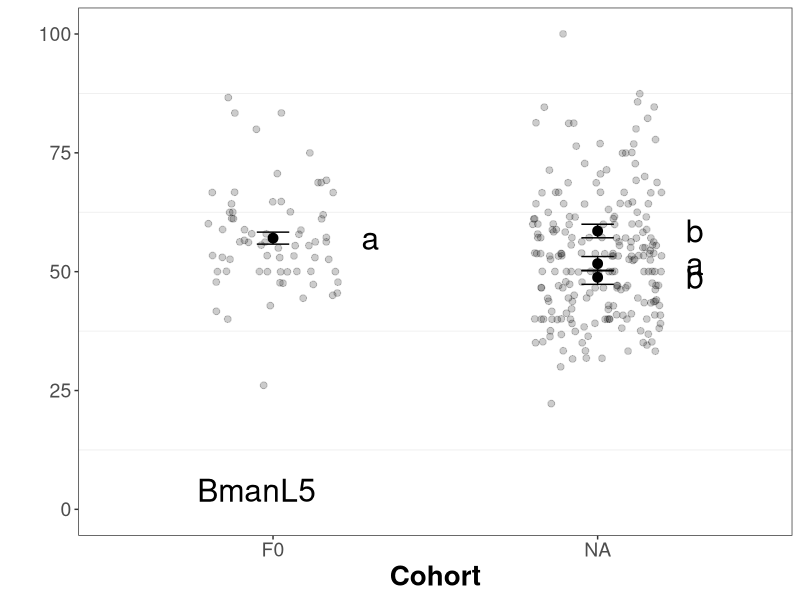
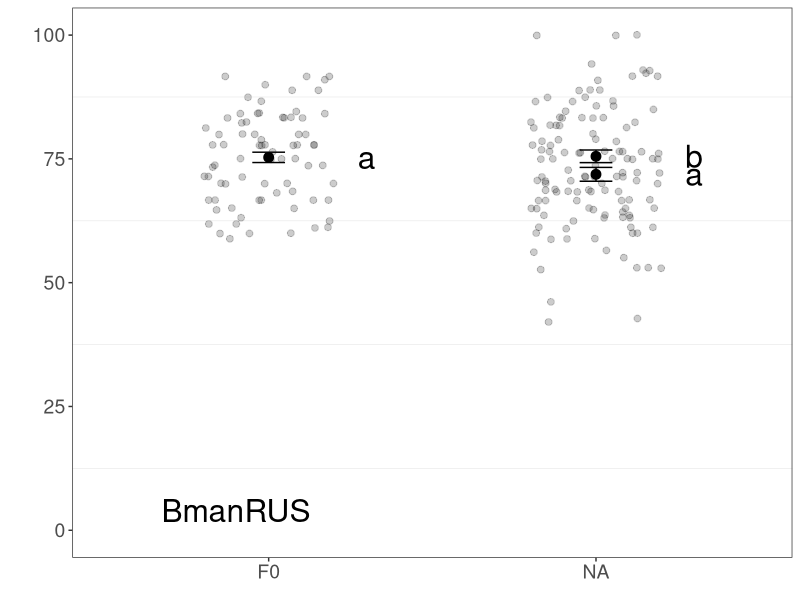
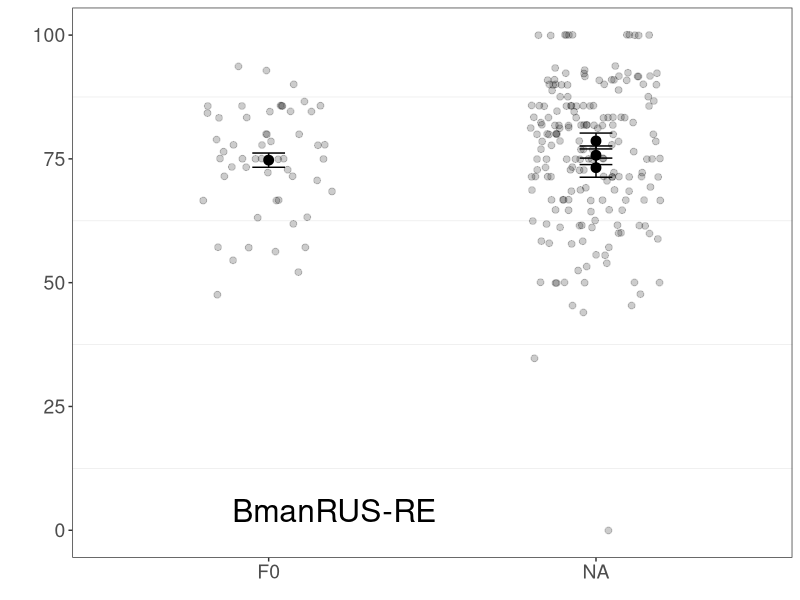
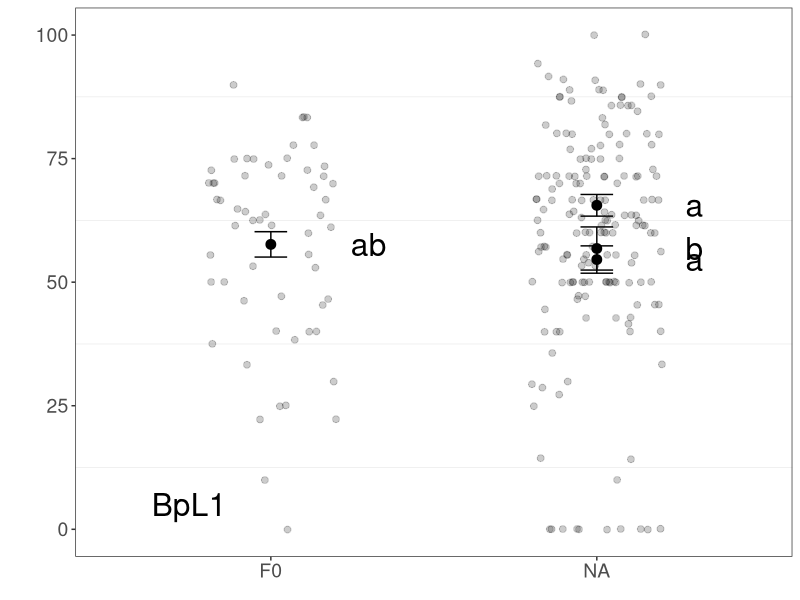

These charts were generated, in order, by the following R code: (Note: this script raises an error after producing the figures.)
# Code for visualizing and analyzing reproductive period data: measured as days carrying eggs (and as a percent of the lifespan)

# Required packages:

library(tidyverse)
library(reshape2)
library(car)

# Loading and reformatting data--------------------------------------------------------------------

rep_data <- read_csv("rep_period.csv")

# Changing the order of the factors
rep_data <- rep_data[with(rep_data, order(generation, maternal_age, strain)),]

# Removing censored individuals (we did not measure their full reproductive period)
rep_data_no_censor <- filter(rep_data, censor != 0)

# Modifying the dataset from wide to long format (needed for plotting and analysis):
rep_long_nc <- melt(data = rep_data_no_censor,
                    id.vars = c("generation", "maternal_age", "strain", "plate", "well"),
                    variable.name = "day",
                    value.name = "num_rep_days")
rep_long_nc <- filter(rep_long_nc, day != "censor")

# Calculating the reproductive period in days and as a percent of the lifespan, per individual
rep_per_ind <- rep_long_nc %>%
  group_by(generation, maternal_age, strain, plate, well) %>%
  summarize(rep_time = sum(num_rep_days, na.rm = TRUE),
            length = length(num_rep_days[!is.na(num_rep_days)]),
            percent_rep = (rep_time/length)*100)

# Calculating summary statistics across individuals
rep_summary <- rep_per_ind %>%
  group_by(generation, maternal_age, strain) %>%
  summarize(
    mean_perc=mean(percent_rep, na.rm = TRUE), 
    med_perc=median(percent_rep, na.rm = TRUE),
    SE_perc=sd(percent_rep, na.rm =TRUE)/sqrt(length(!is.na(percent_rep))),
    mean_days=mean(rep_time, na.rm=TRUE),
    SE_days=sd(rep_time, na.rm =TRUE)/sqrt(length(!is.na(rep_time))),
    med_days=median(rep_time, na.rm=TRUE),
    n = length(percent_rep))
rep_summary

rep_per_ind$maternal_age <- factor(rep_per_ind$maternal_age)
rep_summary$maternal_age <- factor(rep_summary$maternal_age)

rep_per_ind$final_line <- paste(rep_per_ind$generation,
                                   rep_per_ind$maternal_age,
                                   rep_per_ind$strain)

rep_summary$final_line <- paste(rep_summary$generation,
                               rep_summary$maternal_age,
                               rep_summary$strain)

# Statistics: -------------------------------------------------------------------

# BmanL5:
rep_per_ind_L5 <- filter(rep_per_ind, strain == "L5")

kruskal.test(percent_rep ~ final_line, data = rep_per_ind_L5)
pairwise.wilcox.test(rep_per_ind_L5$percent_rep, rep_per_ind_L5$final_line,
                     p.adjust.method = "BH")

# BmanRUS:
rep_per_ind_RUS <- filter(rep_per_ind, strain == "RUS")

kruskal.test(percent_rep ~ final_line, data = rep_per_ind_RUS)
pairwise.wilcox.test(rep_per_ind_RUS$percent_rep, rep_per_ind_RUS$final_line,
                     p.adjust.method = "BH")

# BmanRUS-RE:
rep_per_ind_RUS_RE <- filter(rep_per_ind, strain == "RUS-RE")

kruskal.test(percent_rep ~ final_line, data = rep_per_ind_RUS_RE)
pairwise.wilcox.test(rep_per_ind_RUS_RE$percent_rep, rep_per_ind_RUS_RE$final_line,
                     p.adjust.method = "BH")

# BpL1:
rep_per_ind_BpL1 <- filter(rep_per_ind, strain == "BpL1")

kruskal.test(percent_rep ~ final_line, data = rep_per_ind_BpL1)
pairwise.wilcox.test(rep_per_ind_BpL1$percent_rep, rep_per_ind_BpL1$final_line,
                     p.adjust.method = "BH")

# Figures: ----------------------------------------------------------------------

# BmanL5:

wilcox_L5 <- c("a","a","b","b")

rep_sum_L5 <- filter(rep_summary, strain == "L5")

rep_sum_L5$final_line <- factor(rep_sum_L5$final_line, levels = c("F0 NA L5", "F1 3 L5", "F1 6 L5", "F1 10 L5"), labels = c("F0", "Y", "M","O"))

rep_per_ind_L5$final_line <- factor(rep_per_ind_L5$final_line, levels = c("F0 NA L5", "F1 3 L5", "F1 6 L5", "F1 10 L5"), labels = c("F0", "Y", "M","O"))

# Plotting the mean and SE
rep_raw <- ggplot(data = rep_sum_L5, mapping = aes(x = final_line, y = mean_perc))+
  geom_point(size = 3) +
  geom_errorbar(data = rep_sum_L5, 
                aes(x = final_line, ymin=mean_perc-SE_perc, ymax=mean_perc+SE_perc), width=0.1) +
  geom_text(label=wilcox_L5, 
            nudge_x = 0.3,
            size = 8)

# Plotting the raw data points
rep_combo <- rep_raw +
  geom_jitter(data = rep_per_ind_L5, aes(x = final_line, y = percent_rep),
              width=.2, alpha=0.2, size = 2) +
  geom_label(
    label="BmanL5", 
    size = 8,
    x=0.95,
    y=4,
    label.size = 0,
    color = "black")

rep_L5_plot <- rep_combo + 
  ylab("") +
  xlab("Cohort") +
  ylim(c(-0.5,100.5)) +
  theme_bw() +
  theme(panel.grid.major = element_blank(),
        axis.title=element_text(size=20, face="bold"), 
        strip.text=element_text(size=16, face="bold"),
        axis.text=element_text(size=14))
rep_L5_plot

# BmanRUS:

wilcox_RUS <- c("a","a","b")

rep_sum_RUS <- filter(rep_summary, strain == "RUS")

rep_sum_RUS$final_line <- factor(rep_sum_RUS$final_line, levels = c("F0 NA RUS", "F1 3 RUS", "F1 11 RUS"), labels = c("F0", "Y","O"))

rep_per_ind_RUS$final_line <- factor(rep_per_ind_RUS$final_line, levels = c("F0 NA RUS", "F1 3 RUS", "F1 11 RUS"), labels = c("F0", "Y","O"))

# Plotting the mean and SE
rep_raw <- ggplot(data = rep_sum_RUS, mapping = aes(x = final_line, y = mean_perc))+
  geom_point(size = 3) +
  geom_errorbar(data = rep_sum_RUS, 
                aes(x = final_line, ymin=mean_perc-SE_perc, ymax=mean_perc+SE_perc), width=0.1) +
  geom_text(label=wilcox_RUS, 
            nudge_x = 0.3,
            size = 8)

# Plotting the raw data points
rep_combo <- rep_raw +
  geom_jitter(data = rep_per_ind_RUS, aes(x = final_line, y = percent_rep),
              width=.2, alpha=0.2, size = 2) +
  geom_label(
    label="BmanRUS", 
    size = 8,
    x=0.9,
    y=4,
    label.size = 0,
    color = "black")

rep_RUS_plot <- rep_combo + 
  ylab("") +
  xlab(element_blank()) +
  ylim(c(-0.5,100.5)) +
  theme_bw() +
  theme(panel.grid.major = element_blank(),
        axis.title=element_text(size=16, face="bold"), 
        strip.text=element_text(size=16, face="bold"),
        axis.text=element_text(size=14))
rep_RUS_plot

# BmanRUS-RE:

rep_sum_RUS_RE <- filter(rep_summary, strain == "RUS-RE")

rep_sum_RUS_RE$final_line <- factor(rep_sum_RUS_RE$final_line, levels = c("F0 NA RUS-RE", "F1 3 RUS-RE", "F1 6 RUS-RE", "F1 10 RUS-RE"), labels = c("F0", "Y", "M","O"))

rep_per_ind_RUS_RE$final_line <- factor(rep_per_ind_RUS_RE$final_line, levels = c("F0 NA RUS-RE", "F1 3 RUS-RE", "F1 6 RUS-RE", "F1 10 RUS-RE"), labels = c("F0", "Y", "M","O"))

# Plotting the mean and SE
rep_raw <- ggplot(data = rep_sum_RUS_RE, mapping = aes(x = final_line, y = mean_perc))+
  geom_point(size = 3) +
  geom_errorbar(data = rep_sum_RUS_RE, 
                aes(x = final_line, ymin=mean_perc-SE_perc, ymax=mean_perc+SE_perc), width=0.1)

# Plotting the raw data points
rep_combo <- rep_raw +
  geom_jitter(data = rep_per_ind_RUS_RE, aes(x = final_line, y = percent_rep),
              width=.2, alpha=0.2, size = 2) +
  geom_label(
    label="BmanRUS-RE", 
    size = 8,
    x=1.2,
    y=4,
    label.size = 0,
    color = "black")

rep_RUS_RE_plot <- rep_combo + 
  ylab("") +
  xlab(element_blank()) +
  ylim(c(-0.5,100.5)) +
  theme_bw() +
  theme(panel.grid.major = element_blank(),
        axis.title=element_text(size=16, face="bold"), 
        strip.text=element_text(size=16, face="bold"),
        axis.text=element_text(size=14))
rep_RUS_RE_plot

# BpL1:

wilcox_bp <- c("ab","a","b","a")

rep_sum_BpL1 <- filter(rep_summary, strain == "BpL1")

rep_sum_BpL1$final_line <- factor(rep_sum_BpL1$final_line, levels = c("F0 NA BpL1", "F1 3 BpL1", "F1 6 BpL1", "F1 9 BpL1"), labels = c("F0", "Y", "M","O"))

rep_per_ind_BpL1$final_line <- factor(rep_per_ind_BpL1$final_line, levels = c("F0 NA BpL1", "F1 3 BpL1", "F1 6 BpL1", "F1 9 BpL1"), labels = c("F0", "Y", "M","O"))

# Plotting the mean and SE
rep_raw <- ggplot(data = rep_sum_BpL1, mapping = aes(x = final_line, y = mean_perc))+
  geom_point(size = 3) +
  geom_errorbar(data = rep_sum_BpL1, 
                aes(x = final_line, ymin=mean_perc-SE_perc, ymax=mean_perc+SE_perc), width=0.1) +
  geom_text(label=wilcox_bp, 
            nudge_x = 0.3,
            size = 8)

#plotting the raw data points
rep_combo <- rep_raw +
  geom_jitter(data = rep_per_ind_BpL1, aes(x = final_line, y = percent_rep),
              width=.2, alpha=0.2, size = 2) +
  geom_label(
    label="BpL1", 
    size = 8,
    x=0.75,
    y=5,
    label.size = 0,
    color = "black")

rep_Bp_plot <- rep_combo + 
  ylab("") +
  xlab(element_blank()) +
  ylim(c(-0.5,100.5)) +
  theme_bw() +
  theme(panel.grid.major = element_blank(),
        axis.title=element_text(size=18, face="bold"), 
        strip.text=element_text(size=16, face="bold"),
        axis.text=element_text(size=14))
rep_Bp_plot

# Reproducing the manuscript figure:

tiff("rep_period.tiff", units="in", width=7, height=12, res=1200)

rep_curves <- ggarrange(rep_Bp_plot, rep_RUS_plot,
                        rep_RUS_RE_plot, rep_L5_plot,
                        ncol = 1, nrow = 4,
                        labels = c(),
                        hjust = -0.25)

annotate_figure(rep_curves, left = textGrob("Reproductive period (% of lifespan)", rot = 90, gp = gpar(fontsize = 20, fontface = 'bold')))

dev.off()